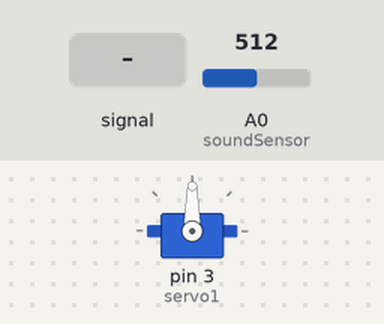
The sketch below on a simulated Arduino Uno, built with avr-gcc and run on an emulated ATmega328P. Parts: servo. The inputs (shaded band) are chosen by the test bench; at power-on: A0 (soundSensor) = 512.

Above: at 1.2 s.
1.3 s: A0 (soundSensor) fed a 200 Hz sine of ±81 counts around its level
At 1.45 s:
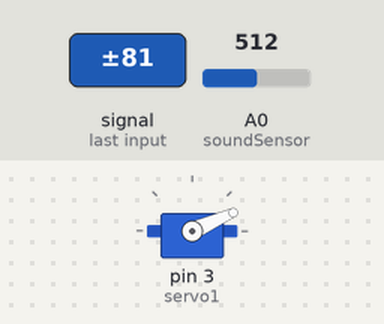
4.3 s: A0 (soundSensor) set to 306
At 6.3 s:
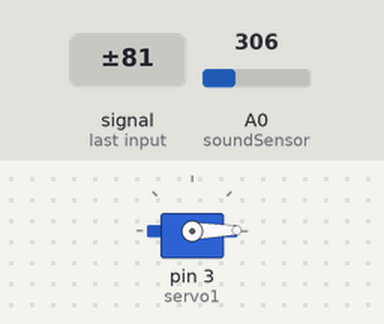
7.3 s: A0 (soundSensor) fed a 2 Hz sine of ±306 counts around its level
At 8.03 s:
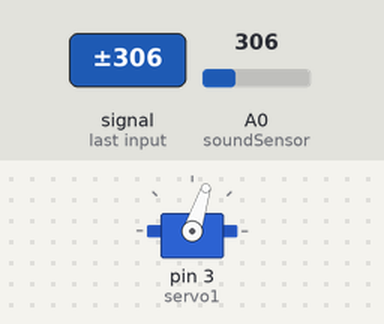
10.3 s: A0 (soundSensor) set to 122
At 11.0 s:
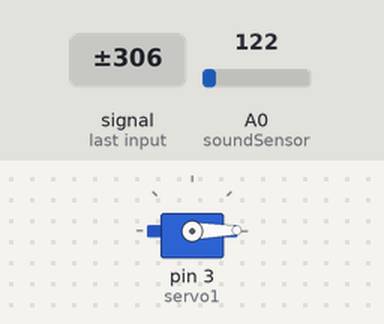
Timing chart, 0 to 13.0 s (numbered marks = the images above; inputs shaded):
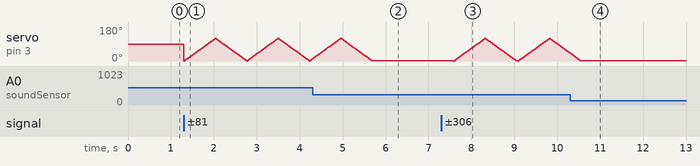

Measured:
- after the input at 4.3 s, servo on pin 3 (servo1): goes on until 5.7 s, then stays 1°
- after the input at 10.3 s, servo on pin 3 (servo1): goes on until 10.5 s, then stays 1°

The sketch:

midterm.ino
```cpp
const int soundSensor = A0; //set arduino position of sound sensor

#include <Servo.h>
Servo servo1; //define servo motor

int servoPos = 0; //set moving position of servo motor

void setup() {

  pinMode (3, OUTPUT); //set output

  servo1.attach(3); //set arduino position of servo motor

}

void loop() {

  int sensorValue = analogRead (soundSensor);
  //define value of sound sensor

  if (sensorValue > 570){

  for(servoPos = 0; servoPos < 120; servoPos++){
    servo1.write(servoPos);
    delay(6);
  }

  for(servoPos = 120; servoPos > 0; servoPos--){
    servo1.write(servoPos);
    delay(6);
  }

  } //define when the robot runs

}
```
